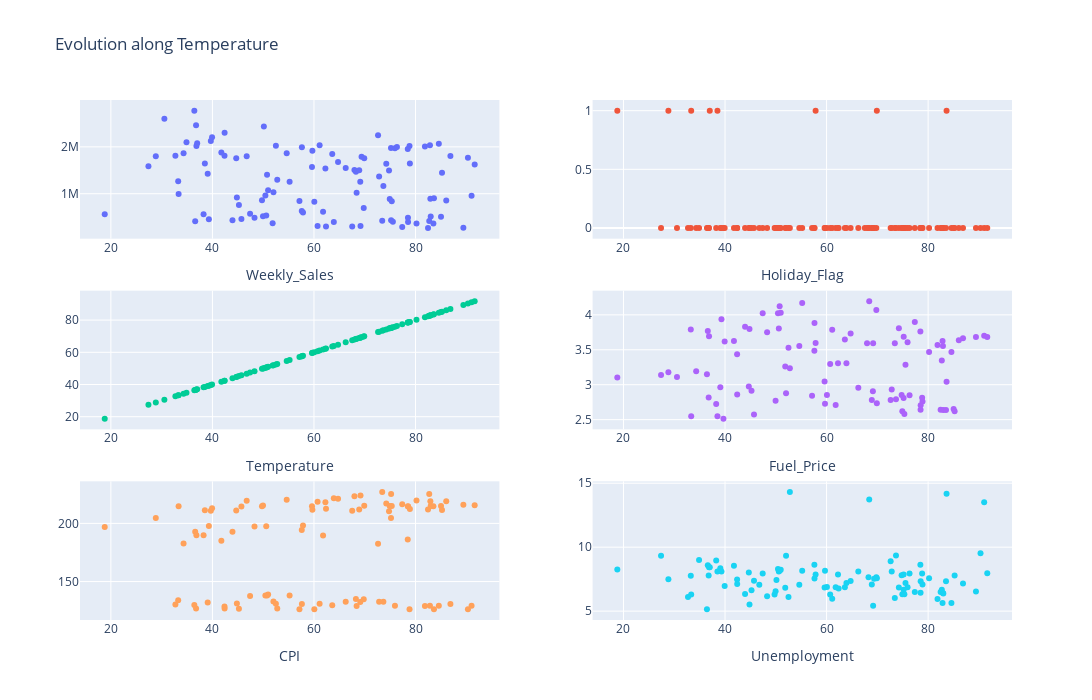

The notebook cell saved with this chart:
### Code cell
import plotly.graph_objects as go
from plotly.subplots import make_subplots

x_axis = "Temperature"

wsales_df_for_viz = wsales_df.sort_values(by=[x_axis])

cols = ["Weekly_Sales", "Holiday_Flag", "Temperature", "Fuel_Price", "CPI", "Unemployment"]
fig = make_subplots(rows=3, cols=2)

positions = [(r, c) for r in range(1, 4) for c in range(1, 3)]

for i, col in enumerate(cols):
    row, col_pos = positions[i]

    fig.add_trace(go.Scatter(
        x=wsales_df_for_viz[x_axis], y=wsales_df_for_viz[col],
        mode="markers",
        name="Percentage hindered rentals",
    ),
    row=row,
    col=col_pos
    )
    axis_num = i + 1
    fig.update_layout({f"xaxis{axis_num}": dict(title=col)})

fig.update_layout(
    height=700,
    width=1200,
    title_text=f"Evolution along {x_axis}",
    showlegend=False
)

fig.show()
